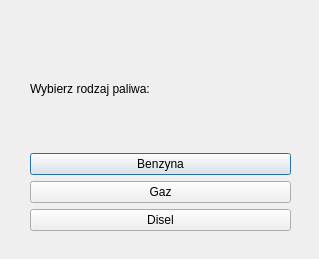
<?xml version="1.0" encoding="UTF-8"?>
<ui version="4.0">
 <class>SupplyMenu</class>
 <widget class="QDialog" name="SupplyMenu">
  <property name="geometry">
   <rect>
    <x>0</x>
    <y>0</y>
    <width>319</width>
    <height>259</height>
   </rect>
  </property>
  <property name="windowTitle">
   <string>Menu dostaw</string>
  </property>
  <widget class="QWidget" name="layoutWidget">
   <property name="geometry">
    <rect>
     <x>30</x>
     <y>30</y>
     <width>261</width>
     <height>201</height>
    </rect>
   </property>
   <layout class="QVBoxLayout" name="verticalLayout">
    <item>
     <widget class="QLabel" name="label">
      <property name="text">
       <string>Wybierz rodzaj paliwa:</string>
      </property>
     </widget>
    </item>
    <item>
     <widget class="QPushButton" name="pushButton_Petrol">
      <property name="cursor">
       <cursorShape>PointingHandCursor</cursorShape>
      </property>
      <property name="text">
       <string>Benzyna</string>
      </property>
     </widget>
    </item>
    <item>
     <widget class="QPushButton" name="pushButton_Gas">
      <property name="cursor">
       <cursorShape>PointingHandCursor</cursorShape>
      </property>
      <property name="text">
       <string>Gaz</string>
      </property>
     </widget>
    </item>
    <item>
     <widget class="QPushButton" name="pushButton_Disel">
      <property name="cursor">
       <cursorShape>PointingHandCursor</cursorShape>
      </property>
      <property name="text">
       <string>Disel</string>
      </property>
     </widget>
    </item>
   </layout>
  </widget>
 </widget>
 <resources/>
 <connections/>
</ui>
